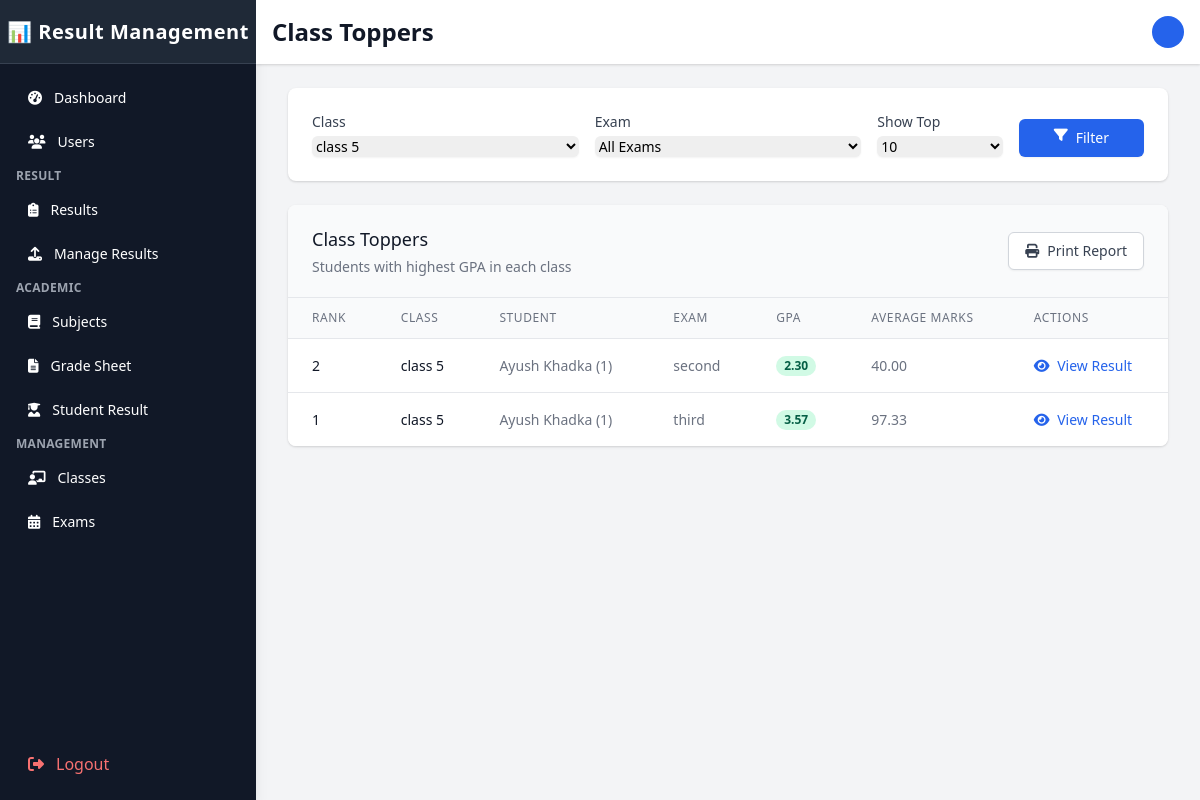
The page /Admin/class_topers.php?class_id=8 (signed in) on the database as committed earlier.
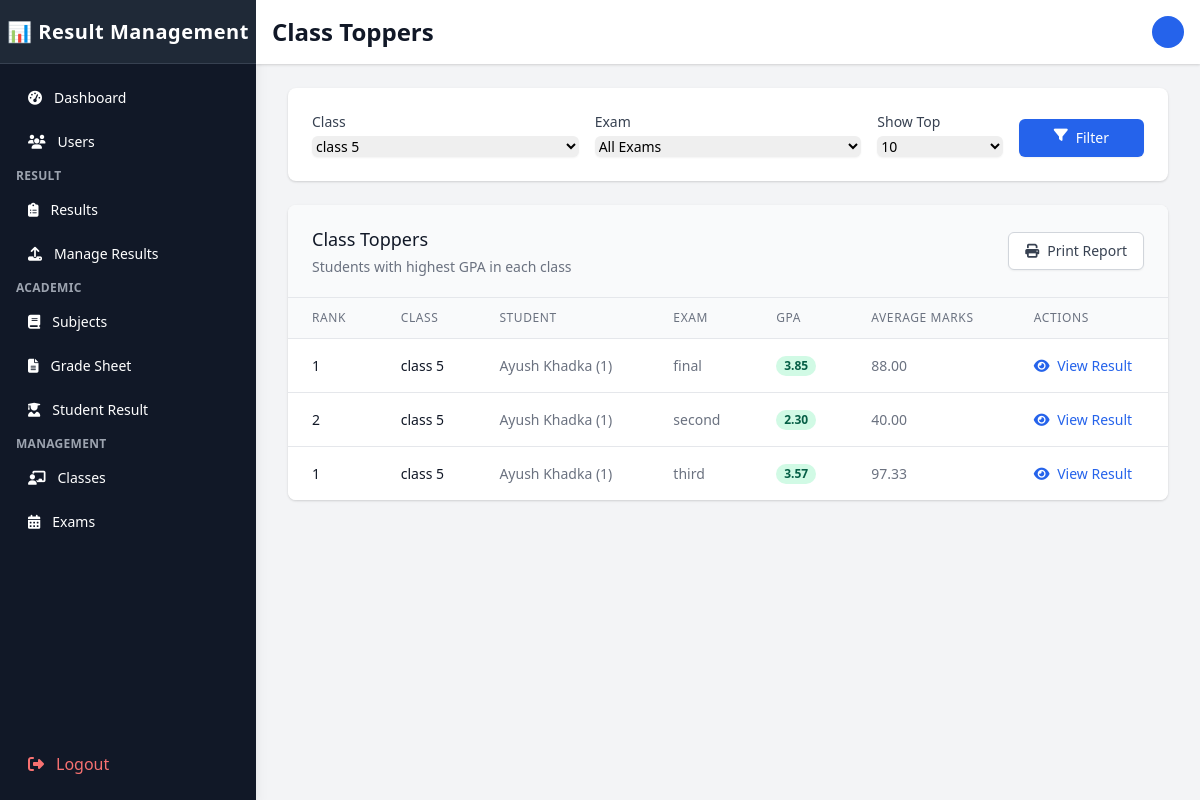
The same page on the database as committed later.
### tables this page shows
CREATE TABLE `student_performance` (
  `performance_id` int(11) NOT NULL,
  `student_id` varchar(20) NOT NULL,
  `exam_id` int(11) NOT NULL,
  `average_marks` decimal(5,2) DEFAULT NULL,
  `gpa` decimal(3,2) DEFAULT NULL,
  `total_subjects` int(11) DEFAULT NULL,
  `subjects_passed` int(11) DEFAULT NULL,
  `rank` int(11) DEFAULT NULL,
  `remarks` text DEFAULT NULL,
  `created_at` timestamp NOT NULL DEFAULT current_timestamp(),
  `updated_at` timestamp NOT NULL DEFAULT current_timestamp() ON UPDATE current_timestamp()
);

CREATE TABLE `classes` (
  `class_id` int(11) NOT NULL,
  `class_name` varchar(100) NOT NULL,
  `class_numeric` int(11) NOT NULL DEFAULT 0,
  `class_teacher_id` int(11) DEFAULT NULL,
  `section` varchar(10) DEFAULT NULL,
  `academic_year` varchar(20) NOT NULL,
  `description` text DEFAULT NULL,
  `is_active` tinyint(1) NOT NULL DEFAULT 1,
  `created_at` timestamp NOT NULL DEFAULT current_timestamp(),
  `updated_at` timestamp NOT NULL DEFAULT current_timestamp() ON UPDATE current_timestamp()
);

CREATE TABLE `users` (
  `user_id` int(11) NOT NULL,
  `username` varchar(50) NOT NULL,
  `password` varchar(255) NOT NULL,
  `full_name` varchar(100) NOT NULL,
  `email` varchar(100) NOT NULL,
  `gender` enum('male','female','other') DEFAULT NULL,
  `role` enum('admin','teacher','student') NOT NULL,
  `status` enum('active','inactive','pending','locked') DEFAULT 'active',
  `profile_image` varchar(255) DEFAULT NULL,
  `last_login` datetime DEFAULT NULL,
  `failed_login_attempts` int(11) NOT NULL DEFAULT 0,
  `last_failed_login` datetime DEFAULT NULL,
  `password_reset_token` varchar(100) DEFAULT NULL,
  `password_reset_expires` datetime DEFAULT NULL,
  `email_verified` tinyint(1) NOT NULL DEFAULT 0,
  `email_verification_token` varchar(100) DEFAULT NULL,
  `created_at` timestamp NOT NULL DEFAULT current_timestamp(),
  `updated_at` timestamp NOT NULL DEFAULT current_timestamp() ON UPDATE current_timestamp(),
  `phone` varchar(20) DEFAULT NULL,
  `address` varchar(255) DEFAULT NULL
);

CREATE TABLE `students` (
  `student_id` varchar(20) NOT NULL,
  `user_id` int(11) NOT NULL,
  `roll_number` varchar(20) NOT NULL,
  `registration_number` varchar(30) NOT NULL,
  `class_id` int(11) DEFAULT NULL,
  `batch_year` year(4) NOT NULL,
  `date_of_birth` date DEFAULT NULL,
  `gender` enum('male','female','other') DEFAULT NULL,
  `address` text DEFAULT NULL,
  `phone` varchar(20) DEFAULT NULL,
  `parent_name` varchar(100) DEFAULT NULL,
  `parent_phone` varchar(20) DEFAULT NULL,
  `parent_email` varchar(100) DEFAULT NULL,
  `is_active` tinyint(1) NOT NULL DEFAULT 1,
  `created_at` timestamp NOT NULL DEFAULT current_timestamp(),
  `updated_at` timestamp NOT NULL DEFAULT current_timestamp() ON UPDATE current_timestamp(),
  `section_id` int(11) DEFAULT NULL
);

CREATE TABLE `exams` (
  `exam_id` int(11) NOT NULL,
  `exam_name` varchar(100) NOT NULL,
  `exam_type` enum('midterm','final','quiz','assignment','project','other','First Terminal','Second Terminal','Third Terminal','Final Terminal') NOT NULL,
  `class_id` int(11) DEFAULT NULL,
  `start_date` date DEFAULT NULL,
  `end_date` date DEFAULT NULL,
  `total_marks` int(11) NOT NULL,
  `passing_marks` int(11) NOT NULL,
  `academic_year` varchar(20) NOT NULL,
  `description` text DEFAULT NULL,
  `status` enum('upcoming','ongoing','completed','cancelled') DEFAULT 'upcoming',
  `exam_date` date DEFAULT NULL,
  `is_active` tinyint(1) NOT NULL DEFAULT 1,
  `created_at` timestamp NOT NULL DEFAULT current_timestamp(),
  `updated_at` timestamp NOT NULL DEFAULT current_timestamp() ON UPDATE current_timestamp(),
  `results_published` tinyint(1) NOT NULL DEFAULT 0 COMMENT 'Flag indicating if results are published (1) or not (0)'
);

### Admin/class_topers.php (the view, shortened to what the changed rows need)
<?php
$conn = new mysqli('localhost', 'root', '', 'result_management');
$class_id = isset($_GET['class_id']) ? $_GET['class_id'] : '';
$exam_id = isset($_GET['exam_id']) ? $_GET['exam_id'] : '';
$limit = isset($_GET['limit']) ? (int)$_GET['limit'] : 10;
$class_toppers = [];
if (!empty($class_id) || !empty($exam_id)) {
    $table_exists = $conn->query("SHOW TABLES LIKE 'student_performance'");
    if ($table_exists->num_rows > 0) {
        $query = "
            SELECT
                c.class_id,
                c.class_name,
                c.section,
                s.student_id,
                s.roll_number,
                u.full_name,
                sp.exam_id,
                e.exam_name,
                sp.gpa,
                sp.average_marks,
                sp.rank
            FROM
                student_performance sp
            JOIN
                students s ON sp.student_id = s.student_id
            JOIN
                users u ON s.user_id = u.user_id
            JOIN
                classes c ON s.class_id = c.class_id
            JOIN
                exams e ON sp.exam_id = e.exam_id
            WHERE 1=1
        ";
        if (!empty($class_id)) {
            $query .= " AND c.class_id = $class_id";
        }
        $query .= "
            ORDER BY
                c.class_name, c.section, e.exam_name, sp.rank
            LIMIT $limit
        ";
    }
    $result = $conn->query($query);
    while ($row = $result->fetch_assoc()) {
        $class_toppers[] = $row;
    }
}
?>
<!DOCTYPE html>
<html lang="en">
<head>
    <link href="https://cdn.tailwindcss.com" rel="stylesheet">
    <link rel="stylesheet" href="https://cdnjs.cloudflare.com/ajax/libs/font-awesome/6.4.0/css/all.min.css">
</head>
<body class="bg-gray-100">
    <div class="flex h-screen overflow-hidden">
        <?php
        include 'sidebar.php';
        ?>
        <div class="flex flex-col flex-1 w-0 overflow-hidden">
            <div class="relative z-10 flex-shrink-0 flex h-16 bg-white shadow">
                <div class="flex-1 px-4 flex justify-between">
                    <div class="flex-1 flex">
                        <div class="w-full flex md:ml-0">
                            <h1 class="text-2xl font-semibold text-gray-900 my-auto">Class Toppers</h1>
                        </div>
                    </div>
                </div>
            </div>
            <main class="flex-1 relative overflow-y-auto focus:outline-none">
                <div class="py-6">
                    <div class="max-w-7xl mx-auto px-4 sm:px-6 md:px-8">
                        <div class="bg-white shadow rounded-lg overflow-hidden">
                            <div class="overflow-x-auto">
                                <table class="min-w-full divide-y divide-gray-200">
                                    <thead class="bg-gray-50">
                                        <tr>
                                            <th scope="col" class="px-6 py-3 text-left text-xs font-medium text-gray-500 uppercase tracking-wider">Rank</th>
                                            <th scope="col" class="px-6 py-3 text-left text-xs font-medium text-gray-500 uppercase tracking-wider">Class</th>
                                            <th scope="col" class="px-6 py-3 text-left text-xs font-medium text-gray-500 uppercase tracking-wider">Student</th>
                                            <th scope="col" class="px-6 py-3 text-left text-xs font-medium text-gray-500 uppercase tracking-wider">Exam</th>
                                            <th scope="col" class="px-6 py-3 text-left text-xs font-medium text-gray-500 uppercase tracking-wider">GPA</th>
                                            <th scope="col" class="px-6 py-3 text-left text-xs font-medium text-gray-500 uppercase tracking-wider">Average Marks</th>
                                            <th scope="col" class="px-6 py-3 text-left text-xs font-medium text-gray-500 uppercase tracking-wider">Actions</th>
                                        </tr>
                                    </thead>
                                    <tbody class="bg-white divide-y divide-gray-200">
                                        <?php if (empty($class_toppers)): ?>
                                            <tr>
                                                <td colspan="7" class="px-6 py-4 text-center text-sm text-gray-500">No data available. Please select a class and/or exam to view toppers.</td>
                                            </tr>
                                        <?php else: ?>
                                            <?php
                                            $rank = 1;
                                            $current_class = '';
                                            $current_exam = '';
                                            foreach ($class_toppers as $index => $topper):
                                                $class_key = $topper['class_name'] . $topper['section'];
                                                $exam_key = $topper['exam_id'];
                                                if ($current_class != $class_key || $current_exam != $exam_key) {
                                                    $rank = 1;
                                                    $current_class = $class_key;
                                                    $current_exam = $exam_key;
                                                }
                                                $display_rank = isset($topper['rank']) ? $topper['rank'] : $rank;
                                            ?>
                                                <tr>
                                                    <td class="px-6 py-4 whitespace-nowrap text-sm font-medium text-gray-900">
                                                        <?php echo $display_rank; ?>
                                                    </td>
                                                    <td class="px-6 py-4 whitespace-nowrap text-sm font-medium text-gray-900">
                                                        <?php echo $topper['class_name'] . ' ' . $topper['section']; ?>
                                                    </td>
                                                    <td class="px-6 py-4 whitespace-nowrap text-sm text-gray-500">
                                                        <?php echo $topper['full_name'] . ' (' . $topper['roll_number'] . ')'; ?>
                                                    </td>
                                                    <td class="px-6 py-4 whitespace-nowrap text-sm text-gray-500">
                                                        <?php echo $topper['exam_name']; ?>
                                                    </td>
                                                    <td class="px-6 py-4 whitespace-nowrap text-sm text-gray-500">
                                                        <span class="px-2 inline-flex text-xs leading-5 font-semibold rounded-full bg-green-100 text-green-800">
                                                            <?php echo number_format($topper['gpa'], 2); ?>
                                                        </span>
                                                    </td>
                                                    <td class="px-6 py-4 whitespace-nowrap text-sm text-gray-500">
                                                        <?php echo number_format($topper['average_marks'], 2); ?>
                                                    </td>
                                                    <td class="px-6 py-4 whitespace-nowrap text-sm font-medium">
                                                        <a href="view_result.php?student_id=<?php echo $topper['student_id']; ?>&exam_id=<?php echo $topper['exam_id']; ?>" class="text-blue-600 hover:text-blue-900">
                                                            <i class="fas fa-eye mr-1"></i> View Result
                                                        </a>
                                                    </td>
                                                </tr>
                                            <?php
                                                $rank++;
                                            endforeach;
                                            ?>
                                        <?php endif; ?>
                                    </tbody>
                                </table>
                            </div>
                        </div>
                    </div>
                </div>
            </main>
        </div>
    </div>
</body>
</html>

Rows that differ between the two databases and show on the page:
added student_performance: rank "1", classes.class_name "class 5", users.full_name "Ayush Khadka", student.roll_number "1", exam.exam_name "final", gpa "3.85", average_marks "88.00"
